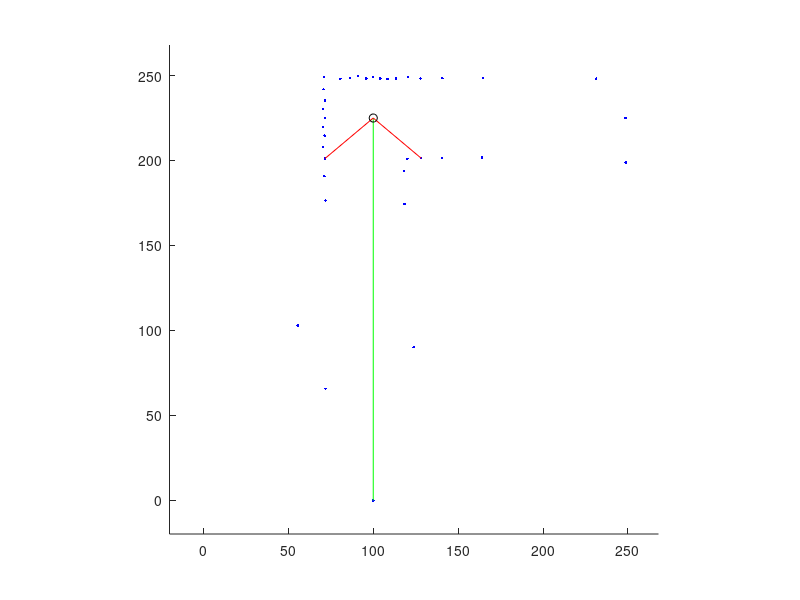

Write the MATLAB code that produced this figure. (Note: this script raises an error after producing the figure.)
cla, clc, clear
max_dim = 248; %cm
hold all
axis([-20,max_dim+20,-20,max_dim+20])
axis square

% Wall structure [x1,y1;x2,y2] end points of line segment
outer_wall1 = [0,0;0,max_dim];
outer_wall2 = [0,0;max_dim,0];
outer_wall3 = [0,max_dim;max_dim,max_dim];
outer_wall4 = [max_dim,0;max_dim,max_dim];
outer_walls = [outer_wall1;outer_wall2;outer_wall3;outer_wall4];
% for iter = 1:2:length(outer_walls)
%     line(outer_walls(iter:iter+1,1),outer_walls(iter:iter+1,2))
% end
island_wall1 = [202,137;202,202];
island_wall2 = [118,137;118,202];
island_wall3 = [118,202;202,202];
island_wall4 = [164,137;202,137];
island_walls = [island_wall1;island_wall2;island_wall3;island_wall4];
% for iter = 1:2:length(island_walls)
%     line(island_walls(iter:iter+1,1),island_walls(iter:iter+1,2))
% end
lr_wall1 = [118,91;max_dim,91];
lr_wall2 = [118,45;118,0];
lr_walls = [lr_wall1;lr_wall2];
% for iter = 1:2:length(lr_walls)
%     line(lr_walls(iter:iter+1,1),lr_walls(iter:iter+1,2))
% end
ll_wall1 = [0,103;72,103];
ll_wall2 = [72,103;72,46];
ll_walls = [ll_wall1;ll_wall2];
% for iter = 1:2:length(ll_walls)
%     line(ll_walls(iter:iter+1,1),ll_walls(iter:iter+1,2))
% end
ur_wall1 = [72,157;72,max_dim];
ur_wall2 = [46,157;72,157];
ur_walls = [ur_wall1;ur_wall2];
% for iter = 1:2:length(ur_walls)
%     line(ur_walls(iter:iter+1,1),ur_walls(iter:iter+1,2))
% end
field_walls = [outer_walls;island_walls;lr_walls;ll_walls;ur_walls];


r_pose_start = [100,225,(pi/180)*(-90)];
r_pose = r_pose_start;
num_readings = 36;
angle_increment = 10*(pi/180);
v = 0;  % Linear Velocity
om = 0; % Angular Velocity
dt = 0.25; % Time step
path = [];
pause(5)

% *** ITERATE THROUGH POSITIONS *** %
for t = 0:dt:1000
    cla
    laser_r = ones(length(field_walls)/2,num_readings);
    laser_r = laser_r.*1e3;

    for index = 1:num_readings
        angle = index*angle_increment + r_pose(3);
        for iter = 1:2:length(field_walls) % USING ASSUMPTION OF PARALLEL AND PERPENDICULAR WALLS
             if field_walls(iter,1) == field_walls(iter+1,1) % x components are the same
                 x_wall = field_walls(iter,1);
                 y_wall_proj = tan(angle)*(x_wall - r_pose(1)) + r_pose(2);
                 y_wall_max = max([field_walls(iter,2),field_walls(iter+1,2)]);
                 y_wall_min = min([field_walls(iter,2),field_walls(iter+1,2)]);
                 if (sign(cos(angle)) == sign(x_wall - r_pose(1))) || (tan(angle) > 1e10)
                     if (y_wall_proj <= y_wall_max) && (y_wall_proj >= y_wall_min) % if the projection lands on the wall
                        laser_r((iter+1)/2,index) = sqrt((x_wall - r_pose(1)).^2 + (y_wall_proj - r_pose(2)).^2);
                        %line(field_walls(iter:iter+1,1),field_walls(iter:iter+1,2),'Color','g')
                        %plot(x_wall, y_wall_proj,'r+')
                     end
                 end
             else % y components are the same
                 y_wall = field_walls(iter,2);
                 x_wall_proj = (y_wall - r_pose(2))/tan(angle) + r_pose(1);
                 x_wall_max = max([field_walls(iter,1),field_walls(iter+1,1)]);
                 x_wall_min = min([field_walls(iter,1),field_walls(iter+1,1)]);
                 if (sign(sin(angle)) == sign(y_wall - r_pose(2))) || (tan(angle) > 1e10)
                     if (x_wall_proj <= x_wall_max) && (x_wall_proj >= x_wall_min) % if the projection lands on the wall
                         if (angle == 90*(pi/180)) && (y_wall < r_pose(2))
                             continue 
                         end
                         if (angle == 270*(pi/180)) && (y_wall > r_pose(2))
                             continue 
                         end
                         laser_r((iter+1)/2,index) = sqrt((y_wall - r_pose(2)).^2 + (x_wall_proj - r_pose(1)).^2);
                         %line(field_walls(iter:iter+1,1),field_walls(iter:iter+1,2),'Color','r')
                         %plot(x_wall_proj, y_wall,'g+')
                     end
                 end
             end
        end
    end

    laser_rp = zeros(1,num_readings);
    for index = 1:num_readings
        laser_rp(index) = min(laser_r(:,index));
            laser_rp(index) = laser_rp(index) + 2*rand(1);
    end

    laser_xy = zeros(num_readings,2);
    for index = 1:num_readings
        angle = index*angle_increment + r_pose(3);
        laser_xy(index,:) = [laser_rp(index)*cos(angle) + r_pose(1),laser_rp(index)*sin(angle) + r_pose(2)];
    end

    %%% PLOT LASER LINES %%%
    for index = 1:num_readings
        %line([r_pose(1),laser_xy(index,1)],[r_pose(2),laser_xy(index,2)], 'Color','r')
        plot(laser_xy(:,1),laser_xy(:,2), 'b.')
    end
    %%% Show special laser lines in different colors %%%
    line([r_pose(1),laser_xy(36,1)],[r_pose(2),laser_xy(36,2)], 'Color','g')
    line([r_pose(1),laser_xy(5,1)],[r_pose(2),laser_xy(5,2)], 'Color','r')
    line([r_pose(1),laser_xy(31,1)],[r_pose(2),laser_xy(31,2)], 'Color','r')
%     line([r_pose(1),laser_xy(2,1)],[r_pose(2),laser_xy(2,2)], 'Color','r')
%     line([r_pose(1),laser_xy(8,1)],[r_pose(2),laser_xy(8,2)], 'Color','r')
%     line([r_pose(1),laser_xy(34,1)],[r_pose(2),laser_xy(34,2)], 'Color','r')
%     line([r_pose(1),laser_xy(28,1)],[r_pose(2),laser_xy(28,2)], 'Color','r')
    
    %%% DRAW WALLS %%%
    for iter = 1:2:length(field_walls)
        %line(field_walls(iter:iter+1,1),field_walls(iter:iter+1,2))
    end
    %%% PLOT ROBOT %%%
    plot(r_pose(1),r_pose(2),'ko')

    pause(1/256)
    
    % *** Potential Field Navigation *** %
	vp = v;
    omp = om;
    [v, om] = PocLoc1(laser_rp);
    
    %%% MOTION NOISE %%%
    v = v + .2*rand(1);
    om = om + .01*rand(1);
    
    %%% MOTION DAMPENING %%%
    v = 0.1*v + 0.9*vp;
    om = 0.1*om + 0.9*omp;
    
    %%% MOTION MODEL %%%
    r_pose(3) = r_pose(3) + om*dt;
    r_pose(1) = r_pose(1) + v*cos(r_pose(3));
    r_pose(2) = r_pose(2) + v*sin(r_pose(3));
   

end
